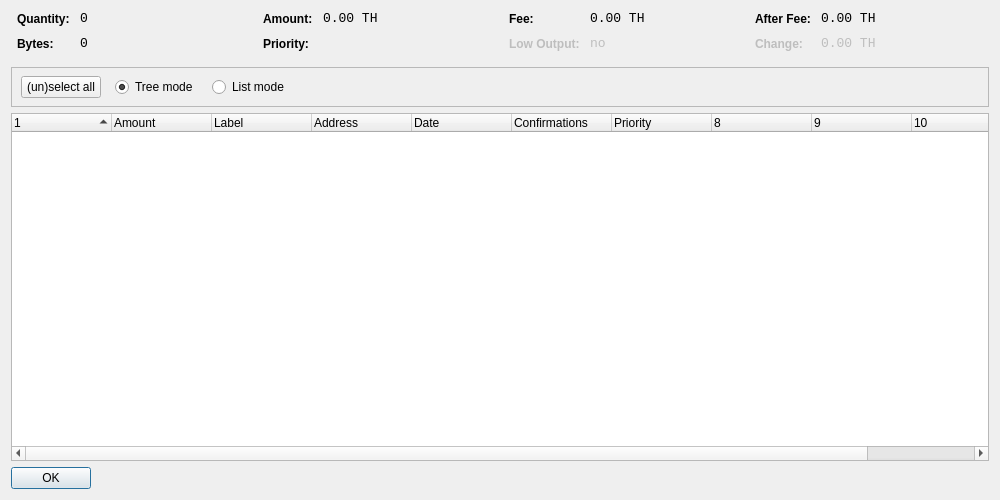
<?xml version="1.0" encoding="UTF-8"?>
<ui version="4.0">
 <class>CoinControlDialog</class>
 <widget class="QDialog" name="CoinControlDialog">
  <property name="geometry">
   <rect>
    <x>0</x>
    <y>0</y>
    <width>1000</width>
    <height>500</height>
   </rect>
  </property>
  <property name="windowTitle">
   <string>Coin Control</string>
  </property>
  <layout class="QVBoxLayout" name="verticalLayout">
   <item>
    <layout class="QHBoxLayout" name="horizontalLayoutTop" stretch="0,0,0,0">
     <property name="topMargin">
      <number>0</number>
     </property>
     <property name="bottomMargin">
      <number>10</number>
     </property>
     <item>
      <layout class="QFormLayout" name="formLayoutCoinControl1">
       <property name="horizontalSpacing">
        <number>10</number>
       </property>
       <property name="verticalSpacing">
        <number>10</number>
       </property>
       <property name="leftMargin">
        <number>6</number>
       </property>
       <property name="rightMargin">
        <number>6</number>
       </property>
       <item row="0" column="0">
        <widget class="QLabel" name="labelCoinControlQuantityText">
         <property name="styleSheet">
          <string notr="true">font-weight:bold;</string>
         </property>
         <property name="text">
          <string>Quantity:</string>
         </property>
        </widget>
       </item>
       <item row="0" column="1">
        <widget class="QLabel" name="labelCoinControlQuantity">
         <property name="font">
          <font>
           <family>Monospace</family>
           <pointsize>10</pointsize>
          </font>
         </property>
         <property name="cursor">
          <cursorShape>IBeamCursor</cursorShape>
         </property>
         <property name="contextMenuPolicy">
          <enum>Qt::ActionsContextMenu</enum>
         </property>
         <property name="text">
          <string notr="true">0</string>
         </property>
         <property name="textInteractionFlags">
          <set>Qt::LinksAccessibleByMouse|Qt::TextSelectableByKeyboard|Qt::TextSelectableByMouse</set>
         </property>
        </widget>
       </item>
       <item row="1" column="0">
        <widget class="QLabel" name="labelCoinControlBytesText">
         <property name="styleSheet">
          <string notr="true">font-weight:bold;</string>
         </property>
         <property name="text">
          <string>Bytes:</string>
         </property>
        </widget>
       </item>
       <item row="1" column="1">
        <widget class="QLabel" name="labelCoinControlBytes">
         <property name="font">
          <font>
           <family>Monospace</family>
           <pointsize>10</pointsize>
          </font>
         </property>
         <property name="cursor">
          <cursorShape>IBeamCursor</cursorShape>
         </property>
         <property name="contextMenuPolicy">
          <enum>Qt::ActionsContextMenu</enum>
         </property>
         <property name="text">
          <string notr="true">0</string>
         </property>
         <property name="textInteractionFlags">
          <set>Qt::LinksAccessibleByMouse|Qt::TextSelectableByKeyboard|Qt::TextSelectableByMouse</set>
         </property>
        </widget>
       </item>
      </layout>
     </item>
     <item>
      <layout class="QFormLayout" name="formLayoutCoinControl2">
       <property name="horizontalSpacing">
        <number>10</number>
       </property>
       <property name="verticalSpacing">
        <number>10</number>
       </property>
       <property name="leftMargin">
        <number>6</number>
       </property>
       <property name="rightMargin">
        <number>6</number>
       </property>
       <item row="0" column="0">
        <widget class="QLabel" name="labelCoinControlAmountText">
         <property name="styleSheet">
          <string notr="true">font-weight:bold;</string>
         </property>
         <property name="text">
          <string>Amount:</string>
         </property>
        </widget>
       </item>
       <item row="0" column="1">
        <widget class="QLabel" name="labelCoinControlAmount">
         <property name="font">
          <font>
           <family>Monospace</family>
           <pointsize>10</pointsize>
          </font>
         </property>
         <property name="cursor">
          <cursorShape>IBeamCursor</cursorShape>
         </property>
         <property name="contextMenuPolicy">
          <enum>Qt::ActionsContextMenu</enum>
         </property>
         <property name="text">
          <string notr="true">0.00 TH</string>
         </property>
         <property name="textInteractionFlags">
          <set>Qt::LinksAccessibleByMouse|Qt::TextSelectableByKeyboard|Qt::TextSelectableByMouse</set>
         </property>
        </widget>
       </item>
       <item row="1" column="0">
        <widget class="QLabel" name="labelCoinControlPriorityText">
         <property name="styleSheet">
          <string notr="true">font-weight:bold;</string>
         </property>
         <property name="text">
          <string>Priority:</string>
         </property>
        </widget>
       </item>
       <item row="1" column="1">
        <widget class="QLabel" name="labelCoinControlPriority">
         <property name="font">
          <font>
           <family>Monospace</family>
           <pointsize>10</pointsize>
          </font>
         </property>
         <property name="cursor">
          <cursorShape>IBeamCursor</cursorShape>
         </property>
         <property name="contextMenuPolicy">
          <enum>Qt::ActionsContextMenu</enum>
         </property>
         <property name="text">
          <string/>
         </property>
         <property name="textInteractionFlags">
          <set>Qt::LinksAccessibleByMouse|Qt::TextSelectableByKeyboard|Qt::TextSelectableByMouse</set>
         </property>
        </widget>
       </item>
      </layout>
     </item>
     <item>
      <layout class="QFormLayout" name="formLayoutCoinControl3">
       <property name="horizontalSpacing">
        <number>10</number>
       </property>
       <property name="verticalSpacing">
        <number>10</number>
       </property>
       <property name="leftMargin">
        <number>6</number>
       </property>
       <property name="rightMargin">
        <number>6</number>
       </property>
       <item row="0" column="0">
        <widget class="QLabel" name="labelCoinControlFeeText">
         <property name="styleSheet">
          <string notr="true">font-weight:bold;</string>
         </property>
         <property name="text">
          <string>Fee:</string>
         </property>
        </widget>
       </item>
       <item row="0" column="1">
        <widget class="QLabel" name="labelCoinControlFee">
         <property name="font">
          <font>
           <family>Monospace</family>
           <pointsize>10</pointsize>
          </font>
         </property>
         <property name="cursor">
          <cursorShape>IBeamCursor</cursorShape>
         </property>
         <property name="contextMenuPolicy">
          <enum>Qt::ActionsContextMenu</enum>
         </property>
         <property name="text">
          <string notr="true">0.00 TH</string>
         </property>
         <property name="textInteractionFlags">
          <set>Qt::LinksAccessibleByMouse|Qt::TextSelectableByKeyboard|Qt::TextSelectableByMouse</set>
         </property>
        </widget>
       </item>
       <item row="1" column="0">
        <widget class="QLabel" name="labelCoinControlLowOutputText">
         <property name="enabled">
          <bool>false</bool>
         </property>
         <property name="styleSheet">
          <string notr="true">font-weight:bold;</string>
         </property>
         <property name="text">
          <string>Low Output:</string>
         </property>
        </widget>
       </item>
       <item row="1" column="1">
        <widget class="QLabel" name="labelCoinControlLowOutput">
         <property name="enabled">
          <bool>false</bool>
         </property>
         <property name="font">
          <font>
           <family>Monospace</family>
           <pointsize>10</pointsize>
          </font>
         </property>
         <property name="cursor">
          <cursorShape>IBeamCursor</cursorShape>
         </property>
         <property name="contextMenuPolicy">
          <enum>Qt::ActionsContextMenu</enum>
         </property>
         <property name="text">
          <string notr="true">no</string>
         </property>
         <property name="textInteractionFlags">
          <set>Qt::LinksAccessibleByMouse|Qt::TextSelectableByKeyboard|Qt::TextSelectableByMouse</set>
         </property>
        </widget>
       </item>
      </layout>
     </item>
     <item>
      <layout class="QFormLayout" name="formLayoutCoinControl4">
       <property name="horizontalSpacing">
        <number>10</number>
       </property>
       <property name="verticalSpacing">
        <number>10</number>
       </property>
       <property name="leftMargin">
        <number>6</number>
       </property>
       <property name="rightMargin">
        <number>6</number>
       </property>
       <item row="0" column="0">
        <widget class="QLabel" name="labelCoinControlAfterFeeText">
         <property name="styleSheet">
          <string notr="true">font-weight:bold;</string>
         </property>
         <property name="text">
          <string>After Fee:</string>
         </property>
        </widget>
       </item>
       <item row="0" column="1">
        <widget class="QLabel" name="labelCoinControlAfterFee">
         <property name="font">
          <font>
           <family>Monospace</family>
           <pointsize>10</pointsize>
          </font>
         </property>
         <property name="cursor">
          <cursorShape>IBeamCursor</cursorShape>
         </property>
         <property name="contextMenuPolicy">
          <enum>Qt::ActionsContextMenu</enum>
         </property>
         <property name="text">
          <string notr="true">0.00 TH</string>
         </property>
         <property name="textInteractionFlags">
          <set>Qt::LinksAccessibleByMouse|Qt::TextSelectableByKeyboard|Qt::TextSelectableByMouse</set>
         </property>
        </widget>
       </item>
       <item row="1" column="0">
        <widget class="QLabel" name="labelCoinControlChangeText">
         <property name="enabled">
          <bool>false</bool>
         </property>
         <property name="styleSheet">
          <string notr="true">font-weight:bold;</string>
         </property>
         <property name="text">
          <string>Change:</string>
         </property>
        </widget>
       </item>
       <item row="1" column="1">
        <widget class="QLabel" name="labelCoinControlChange">
         <property name="enabled">
          <bool>false</bool>
         </property>
         <property name="font">
          <font>
           <family>Monospace</family>
           <pointsize>10</pointsize>
          </font>
         </property>
         <property name="cursor">
          <cursorShape>IBeamCursor</cursorShape>
         </property>
         <property name="contextMenuPolicy">
          <enum>Qt::ActionsContextMenu</enum>
         </property>
         <property name="text">
          <string notr="true">0.00 TH</string>
         </property>
         <property name="textInteractionFlags">
          <set>Qt::LinksAccessibleByMouse|Qt::TextSelectableByKeyboard|Qt::TextSelectableByMouse</set>
         </property>
        </widget>
       </item>
      </layout>
     </item>
    </layout>
   </item>
   <item>
    <widget class="QFrame" name="frame">
     <property name="minimumSize">
      <size>
       <width>0</width>
       <height>40</height>
      </size>
     </property>
     <property name="frameShape">
      <enum>QFrame::StyledPanel</enum>
     </property>
     <property name="frameShadow">
      <enum>QFrame::Sunken</enum>
     </property>
     <widget class="QWidget" name="horizontalLayoutWidget">
      <property name="geometry">
       <rect>
        <x>10</x>
        <y>0</y>
        <width>781</width>
        <height>41</height>
       </rect>
      </property>
      <layout class="QHBoxLayout" name="horizontalLayoutPanel" stretch="0,0,0,0,0">
       <property name="spacing">
        <number>14</number>
       </property>
       <item>
        <widget class="QPushButton" name="pushButtonSelectAll">
         <property name="sizePolicy">
          <sizepolicy hsizetype="Maximum" vsizetype="Fixed">
           <horstretch>0</horstretch>
           <verstretch>0</verstretch>
          </sizepolicy>
         </property>
         <property name="text">
          <string>(un)select all</string>
         </property>
        </widget>
       </item>
       <item>
        <widget class="QRadioButton" name="radioTreeMode">
         <property name="sizePolicy">
          <sizepolicy hsizetype="Maximum" vsizetype="Fixed">
           <horstretch>0</horstretch>
           <verstretch>0</verstretch>
          </sizepolicy>
         </property>
         <property name="text">
          <string>Tree mode</string>
         </property>
         <property name="checked">
          <bool>true</bool>
         </property>
        </widget>
       </item>
       <item>
        <widget class="QRadioButton" name="radioListMode">
         <property name="sizePolicy">
          <sizepolicy hsizetype="Maximum" vsizetype="Fixed">
           <horstretch>0</horstretch>
           <verstretch>0</verstretch>
          </sizepolicy>
         </property>
         <property name="text">
          <string>List mode</string>
         </property>
        </widget>
       </item>
       <item>
        <spacer name="horizontalSpacer">
         <property name="orientation">
          <enum>Qt::Horizontal</enum>
         </property>
         <property name="sizeHint" stdset="0">
          <size>
           <width>40</width>
           <height>20</height>
          </size>
         </property>
        </spacer>
       </item>
      </layout>
     </widget>
    </widget>
   </item>
   <item>
    <widget class="CoinControlTreeWidget" name="treeWidget">
     <property name="contextMenuPolicy">
      <enum>Qt::CustomContextMenu</enum>
     </property>
     <property name="sortingEnabled">
      <bool>false</bool>
     </property>
     <property name="columnCount">
      <number>11</number>
     </property>
     <attribute name="headerShowSortIndicator" stdset="0">
      <bool>true</bool>
     </attribute>
     <attribute name="headerStretchLastSection">
      <bool>false</bool>
     </attribute>
     <column>
      <property name="text">
       <string/>
      </property>
     </column>
     <column>
      <property name="text">
       <string>Amount</string>
      </property>
     </column>
     <column>
      <property name="text">
       <string>Label</string>
      </property>
     </column>
     <column>
      <property name="text">
       <string>Address</string>
      </property>
     </column>
     <column>
      <property name="text">
       <string>Date</string>
      </property>
     </column>
     <column>
      <property name="text">
       <string>Confirmations</string>
      </property>
      <property name="toolTip">
       <string>Confirmed</string>
      </property>
     </column>
     <column>
      <property name="text">
       <string>Priority</string>
      </property>
     </column>
     <column>
      <property name="text">
       <string/>
      </property>
     </column>
     <column>
      <property name="text">
       <string/>
      </property>
     </column>
     <column>
      <property name="text">
       <string/>
      </property>
     </column>
     <column>
      <property name="text">
       <string/>
      </property>
     </column>
    </widget>
   </item>
   <item>
    <widget class="QDialogButtonBox" name="buttonBox">
     <property name="sizePolicy">
      <sizepolicy hsizetype="Maximum" vsizetype="Fixed">
       <horstretch>0</horstretch>
       <verstretch>0</verstretch>
      </sizepolicy>
     </property>
     <property name="orientation">
      <enum>Qt::Horizontal</enum>
     </property>
     <property name="standardButtons">
      <set>QDialogButtonBox::Ok</set>
     </property>
    </widget>
   </item>
  </layout>
 </widget>
 <customwidgets>
  <customwidget>
   <class>CoinControlTreeWidget</class>
   <extends>QTreeWidget</extends>
   <header>coincontroltreewidget.h</header>
  </customwidget>
 </customwidgets>
 <resources/>
 <connections/>
</ui>
